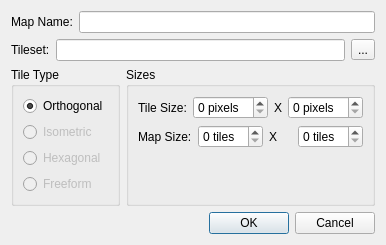
<?xml version="1.0" encoding="UTF-8"?>
<ui version="4.0">
 <class>LevelProperties</class>
 <widget class="QDialog" name="LevelProperties">
  <property name="geometry">
   <rect>
    <x>0</x>
    <y>0</y>
    <width>337</width>
    <height>226</height>
   </rect>
  </property>
  <property name="sizePolicy">
   <sizepolicy hsizetype="Fixed" vsizetype="Fixed">
    <horstretch>0</horstretch>
    <verstretch>0</verstretch>
   </sizepolicy>
  </property>
  <property name="windowTitle">
   <string>Level Properties</string>
  </property>
  <layout class="QVBoxLayout" name="verticalLayout_3">
   <item>
    <layout class="QHBoxLayout" name="horizontalLayout_3">
     <item>
      <widget class="QLabel" name="label_5">
       <property name="text">
        <string>Map Name:</string>
       </property>
      </widget>
     </item>
     <item>
      <widget class="QLineEdit" name="mapNameInput"/>
     </item>
    </layout>
   </item>
   <item>
    <layout class="QHBoxLayout" name="horizontalLayout_5">
     <item>
      <widget class="QLabel" name="label_6">
       <property name="text">
        <string>Tileset:</string>
       </property>
      </widget>
     </item>
     <item>
      <widget class="QLineEdit" name="tilesetInput"/>
     </item>
     <item>
      <widget class="QToolButton" name="tilesetFindfileButton">
       <property name="text">
        <string>...</string>
       </property>
       <property name="icon">
        <iconset resource="Icons.qrc">
         <normaloff>:/Icons/Icons/open.png</normaloff>:/Icons/Icons/open.png</iconset>
       </property>
      </widget>
     </item>
    </layout>
   </item>
   <item>
    <layout class="QHBoxLayout" name="horizontalLayout_4">
     <item>
      <widget class="QGroupBox" name="groupBox">
       <property name="title">
        <string>Tile Type</string>
       </property>
       <property name="flat">
        <bool>false</bool>
       </property>
       <layout class="QVBoxLayout" name="verticalLayout">
        <item>
         <widget class="QRadioButton" name="orthogonalTileType">
          <property name="text">
           <string>Orthogonal</string>
          </property>
          <property name="checked">
           <bool>true</bool>
          </property>
         </widget>
        </item>
        <item>
         <widget class="QRadioButton" name="isometricTileType">
          <property name="enabled">
           <bool>false</bool>
          </property>
          <property name="text">
           <string>Isometric</string>
          </property>
         </widget>
        </item>
        <item>
         <widget class="QRadioButton" name="hexagonalTileType">
          <property name="enabled">
           <bool>false</bool>
          </property>
          <property name="text">
           <string>Hexagonal</string>
          </property>
         </widget>
        </item>
        <item>
         <widget class="QRadioButton" name="freeformTileType">
          <property name="enabled">
           <bool>false</bool>
          </property>
          <property name="text">
           <string>Freeform</string>
          </property>
         </widget>
        </item>
       </layout>
      </widget>
     </item>
     <item>
      <widget class="QGroupBox" name="groupBox_2">
       <property name="title">
        <string>Sizes</string>
       </property>
       <layout class="QVBoxLayout" name="verticalLayout_2">
        <item>
         <layout class="QHBoxLayout" name="horizontalLayout">
          <item>
           <widget class="QLabel" name="label">
            <property name="text">
             <string>Tile Size:</string>
            </property>
           </widget>
          </item>
          <item>
           <widget class="QSpinBox" name="tileSizeX">
            <property name="suffix">
             <string> pixels</string>
            </property>
           </widget>
          </item>
          <item>
           <widget class="QLabel" name="label_3">
            <property name="text">
             <string>X</string>
            </property>
           </widget>
          </item>
          <item>
           <widget class="QSpinBox" name="tileSizeY">
            <property name="suffix">
             <string> pixels</string>
            </property>
           </widget>
          </item>
         </layout>
        </item>
        <item>
         <layout class="QHBoxLayout" name="horizontalLayout_2">
          <item>
           <widget class="QLabel" name="label_2">
            <property name="text">
             <string>Map Size:</string>
            </property>
           </widget>
          </item>
          <item>
           <widget class="QSpinBox" name="mapSizeX">
            <property name="suffix">
             <string> tiles</string>
            </property>
           </widget>
          </item>
          <item>
           <widget class="QLabel" name="label_4">
            <property name="text">
             <string>X</string>
            </property>
           </widget>
          </item>
          <item>
           <widget class="QSpinBox" name="mapSizeY">
            <property name="suffix">
             <string> tiles</string>
            </property>
           </widget>
          </item>
         </layout>
        </item>
        <item>
         <spacer name="verticalSpacer">
          <property name="orientation">
           <enum>Qt::Vertical</enum>
          </property>
          <property name="sizeHint" stdset="0">
           <size>
            <width>20</width>
            <height>40</height>
           </size>
          </property>
         </spacer>
        </item>
       </layout>
      </widget>
     </item>
    </layout>
   </item>
   <item>
    <widget class="QDialogButtonBox" name="buttonBox">
     <property name="orientation">
      <enum>Qt::Horizontal</enum>
     </property>
     <property name="standardButtons">
      <set>QDialogButtonBox::Cancel|QDialogButtonBox::Ok</set>
     </property>
    </widget>
   </item>
  </layout>
 </widget>
 <resources>
  <include location="Icons.qrc"/>
 </resources>
 <connections>
  <connection>
   <sender>buttonBox</sender>
   <signal>accepted()</signal>
   <receiver>LevelProperties</receiver>
   <slot>accept()</slot>
   <hints>
    <hint type="sourcelabel">
     <x>248</x>
     <y>254</y>
    </hint>
    <hint type="destinationlabel">
     <x>157</x>
     <y>274</y>
    </hint>
   </hints>
  </connection>
  <connection>
   <sender>buttonBox</sender>
   <signal>rejected()</signal>
   <receiver>LevelProperties</receiver>
   <slot>reject()</slot>
   <hints>
    <hint type="sourcelabel">
     <x>316</x>
     <y>260</y>
    </hint>
    <hint type="destinationlabel">
     <x>286</x>
     <y>274</y>
    </hint>
   </hints>
  </connection>
 </connections>
</ui>
